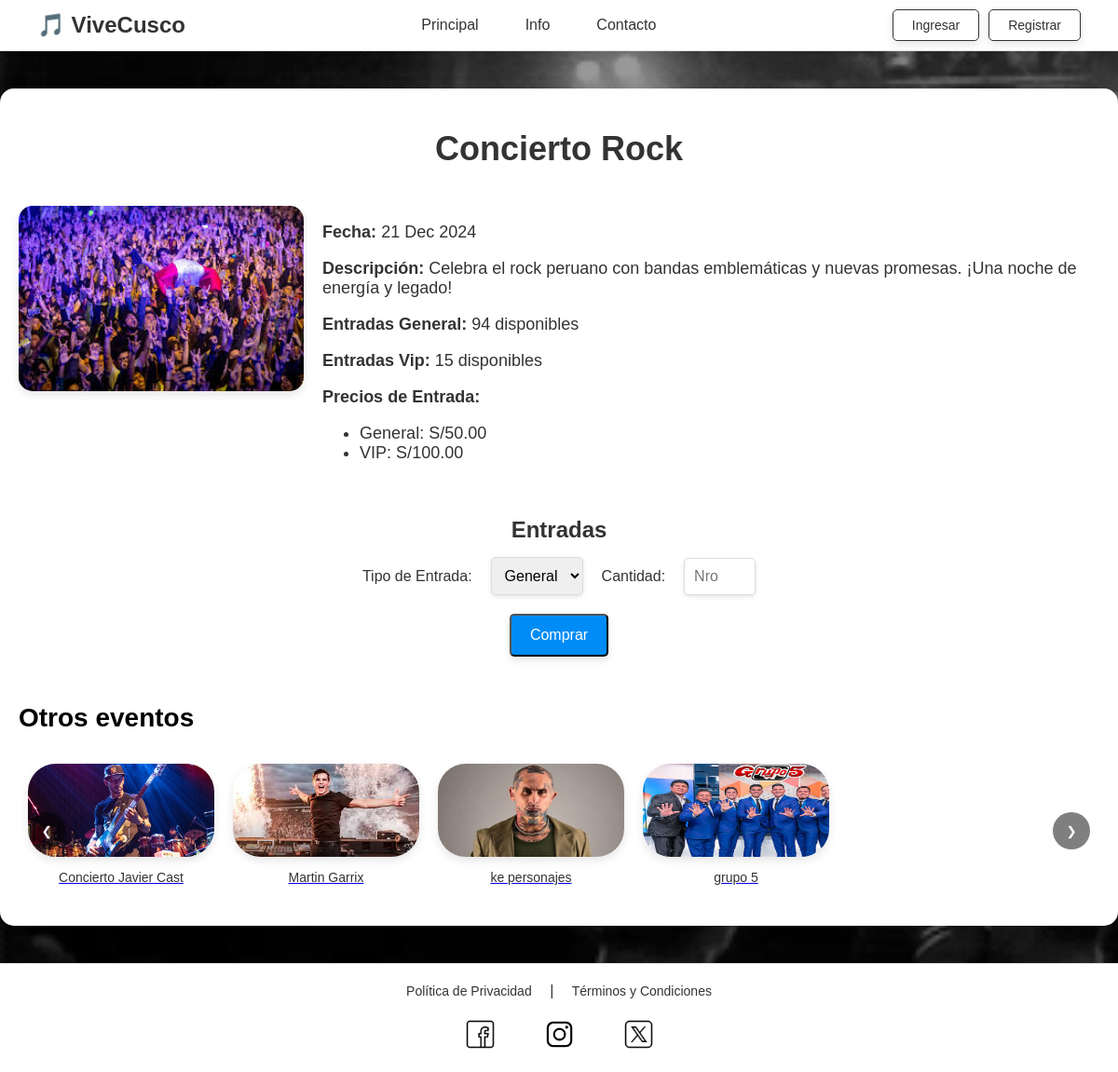
Before: /eventos/evento.php?id=1 with the older database file.
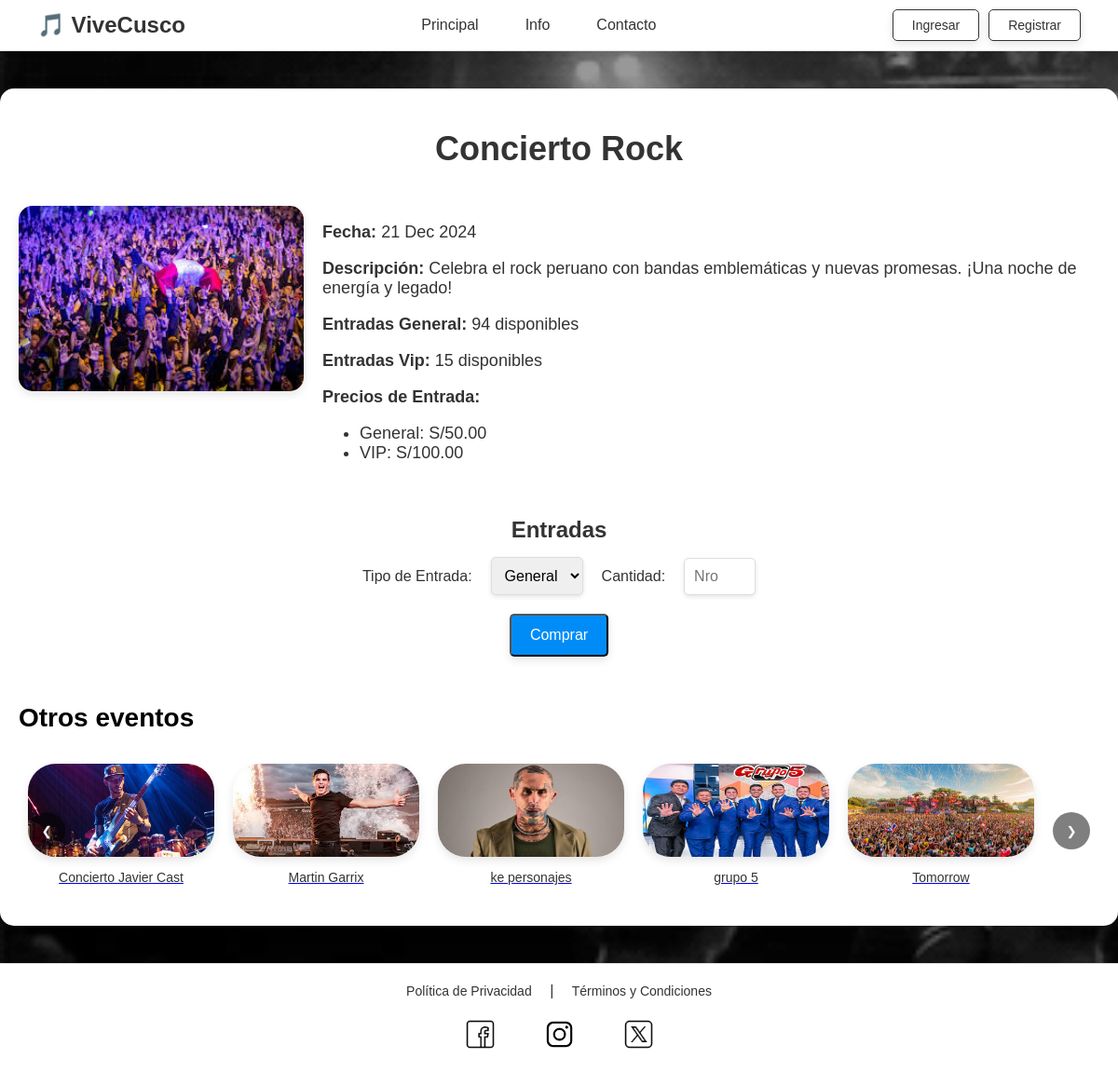
After: the same page with the newer database file.
### tables this page shows
CREATE TABLE `entrada` (
  `idEntrada` int(11) NOT NULL,
  `idEvento` int(11) NOT NULL,
  `tipoEntrada` varchar(50) NOT NULL,
  `costoEntrada` decimal(10,2) NOT NULL
);

CREATE TABLE `evento` (
  `idEvento` int(11) NOT NULL,
  `nombreEvento` varchar(150) NOT NULL,
  `descripcionEvento` text DEFAULT NULL,
  `fechahoraEvento` datetime NOT NULL,
  `categoriaEvento` varchar(50) DEFAULT NULL,
  `capacidadEvento` int(11) NOT NULL,
  `entradasGeneralEvento` int(11) NOT NULL,
  `entradasVipEvento` int(11) NOT NULL,
  `imagenEvento` varchar(255) DEFAULT NULL
);

### eventos/evento.php (the view, shortened to what the changed rows need)
<?php
include '../conexion.php';
$idEvento = isset($_GET['id']) ? intval($_GET['id']) : 0;
$sqlOtrosEventos = "SELECT IdEvento, nombreEvento, imagenEvento FROM evento WHERE IdEvento != ? LIMIT 5";
$stmtOtrosEventos = $conn->prepare($sqlOtrosEventos);
$stmtOtrosEventos->bind_param("i", $idEvento);
$stmtOtrosEventos->execute();
$resultOtrosEventos = $stmtOtrosEventos->get_result();
$otrosEventos = [];
while ($evento = $resultOtrosEventos->fetch_assoc()) {
    $otrosEventos[] = $evento;
}
$sql = "SELECT nombreEvento, descripcionEvento, fechahoraevento, imagenEvento,
               entradasGeneralEvento, entradasVipEvento,
               (entradasGeneralEvento + entradasVipEvento) AS entradasDisponiblesEvento
        FROM evento
        WHERE IdEvento = ?";
$stmt = $conn->prepare($sql);
$stmt->bind_param("i", $idEvento);
$stmt->execute();
$result = $stmt->get_result();
if ($result->num_rows > 0) {
    $evento = $result->fetch_assoc();
} else {
    echo "<p>Evento no encontrado.</p>";
    exit;
}
$sqlEntradas = "SELECT tipoEntrada, costoEntrada FROM entrada WHERE IdEvento = ?";
$stmtEntradas = $conn->prepare($sqlEntradas);
$stmtEntradas->bind_param("i", $idEvento);
$stmtEntradas->execute();
$resultEntradas = $stmtEntradas->get_result();
$entradas = [];
while ($entrada = $resultEntradas->fetch_assoc()) {
    $entradas[] = $entrada;
}
?>
<!DOCTYPE html>
<html lang="es">
<head>
</head>
<body>
<div class="wrapper">
    <div class="container">
        <h1><?php echo htmlspecialchars($evento['nombreEvento']); ?></h1>
        <div class="event-details">
            <div class="event-info">
                <ul>
                    <?php foreach ($entradas as $entrada): ?>
                        <li><?php echo htmlspecialchars($entrada['tipoEntrada']) . ": S/" . number_format($entrada['costoEntrada'], 2); ?></li>
                    <?php endforeach; ?>
                </ul>
            </div>
        </div>
        <div class="other-events-section">
    <h2>Otros eventos</h2>
    <div class="carousel-container">
        <div class="carousel">
            <?php foreach ($otrosEventos as $evento): ?>
                <div class="carousel-item">
                    <a href="evento.php?id=<?php echo htmlspecialchars($evento['IdEvento']); ?>">
                        <img src="<?php echo htmlspecialchars($evento['imagenEvento']); ?>" alt="Evento <?php echo htmlspecialchars($evento['nombreEvento']); ?>">
                        <p><?php echo htmlspecialchars($evento['nombreEvento']); ?></p>
                    </a>
                </div>
            <?php endforeach; ?>
        </div>
    </div>
</div>
    </div>
</div>
</body>
</html>

Changed rows visible on the page:
added evento: imagenEvento (picture), nombreEvento "Tomorrow"
